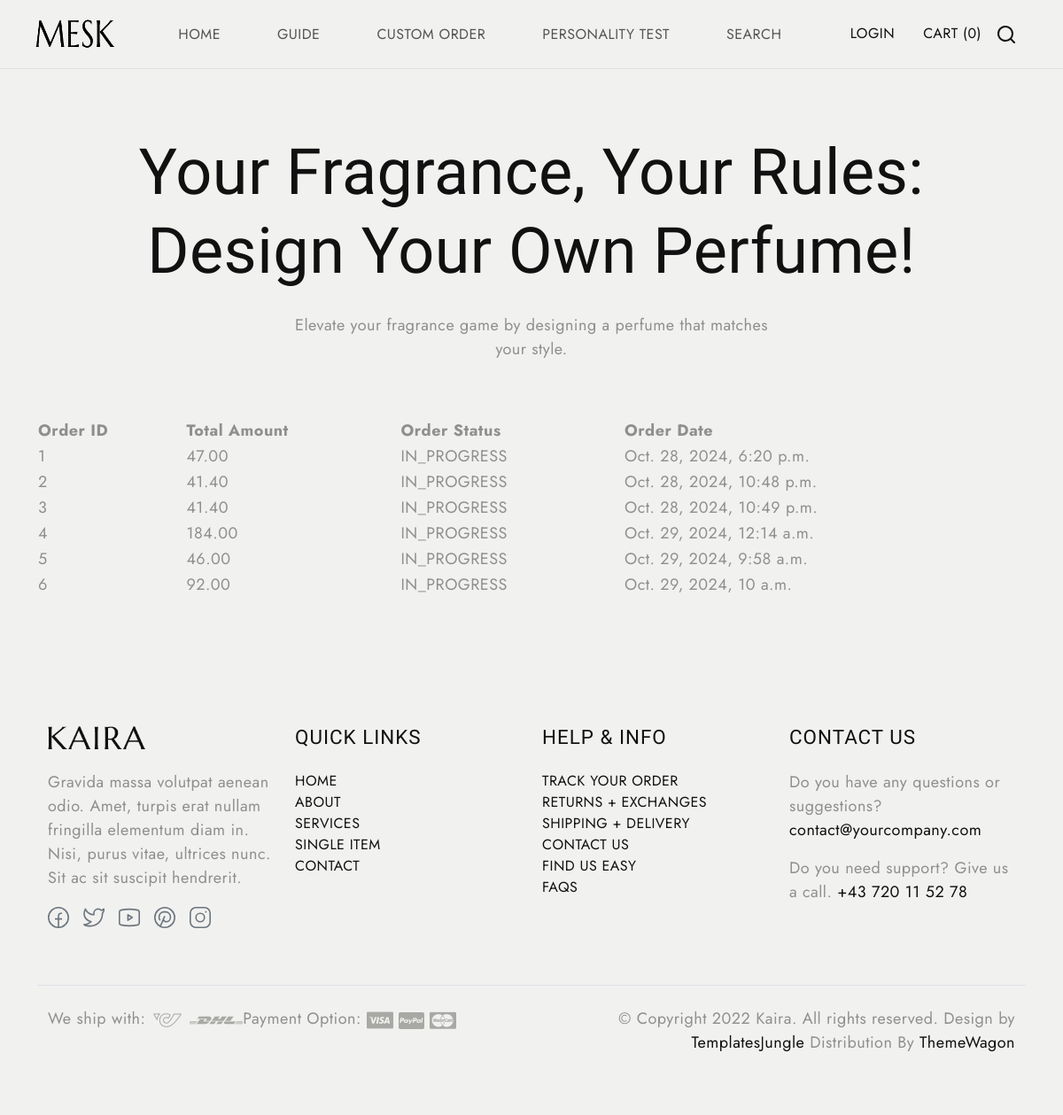
The app's page /commande_perso/custom-orders/ with its own data.
### commande_perso/models.py (models this page shows, shortened)
class CustomOrder(models.Model):
    STATUS_CHOICES = [
        ('IN_PROGRESS', 'In Progress'),
        ('COMPLETED', 'Completed'),
        ('CANCELLED', 'Cancelled'),
    ]
    client = models.ForeignKey(settings.AUTH_USER_MODEL, on_delete=models.CASCADE, null=True)  # Rendre le champ nullable
    total_amount = models.DecimalField(max_digits=10, decimal_places=2, null=True)  # Rendre le champ nullable
    order_date = models.DateTimeField(default=timezone.now)  # Valeur par défaut ajoutée
    order_status = models.CharField(max_length=20, choices=STATUS_CHOICES, default='IN_PROGRESS')  # Valeur par défaut
    base_notes = models.CharField(max_length=100, blank=True, null=True)  # Ajout du champ base_notes
    middle_notes = models.CharField(max_length=50, blank=True, null=True)  # Notes de cœur, rendues optionnelles
    top_notes = models.CharField(max_length=50, blank=True, null=True)  # Notes de tête, rendues optionnelles
    fragrance_strength = models.CharField(max_length=50, blank=True, null=True)  # Force du parfum, rendue optionnelle
    number_of_bottles = models.PositiveIntegerField(default=1)  # Nombre de bouteilles
    engraving_text = models.CharField(max_length=100, blank=True, null=True)  # Texte d'engravement
    fragrance_choice = models.CharField(max_length=100, blank=True, null=True)  # Choix de la fragrance
    additional_notes = models.TextField(blank=True, null=True)  # Notes supplémentaires
    customization_options = models.ManyToManyField(CustomizationOption)

### commande_perso/views.py (the view)
# urls.py: path('custom-orders/', views.custom_order_list, name='custom_order_list'),
def custom_order_list(request):
    orders = CustomOrder.objects.all()
    return render(request, 'custom_order_list.html', {'orders': orders})

### commande_perso/templates/custom_order_list.html (shortened to what this page needs)
{% load static %}
<!DOCTYPE html>
<html lang="en">
<head>
  <link href="https://cdn.jsdelivr.net/npm/bootstrap@5.3.0-alpha3/dist/css/bootstrap.min.css" rel="stylesheet"
>
  <link rel="stylesheet" type="text/css" href="{% static 'css/vendor.css' %}">
  <link rel="stylesheet" href="https://cdn.jsdelivr.net/npm/swiper@9/swiper-bundle.min.css" />
  <link rel="stylesheet" type="text/css" href="{% static 'style.css' %}">
</head>
<body class="homepage">
  <nav class="navbar navbar-expand-lg bg-light text-uppercase fs-6 p-3 border-bottom align-items-center">
    <div class="container-fluid">
      <div class="row justify-content-between align-items-center w-100">
        <div class="col-auto">
          <a class="navbar-brand text-white" href="index.html">
            <img src="{% static 'APP1/images/MESK.png' %}"  alt="Brand Logo" width="112" height="45" />
        </a>
        </div>
        <div class="col-auto">
          <div class="offcanvas offcanvas-end" tabindex="-1" id="offcanvasNavbar"
            aria-labelledby="offcanvasNavbarLabel">
            <div class="offcanvas-body">
              <ul class="navbar-nav justify-content-end flex-grow-1 gap-1 gap-md-5 pe-3">
                <li class="nav-item">
                  <a class="nav-link" href="/">home</a>
              </li>
                <li class="nav-item">
                  <a class="nav-link" href="/commande_perso/guide/">guide</a>
              </li>
                <li class="nav-item">
                  <a class="nav-link" href="/commande_perso/custom-orders/new/">Custom Order</a>
              </li>
                  <li class="nav-item">
                  <a class="nav-link" href="personality-test" >Personality Test</a>
                </li>
                <li class="nav-item">
                  <a class="nav-link"  href="#target-section">Search</a>
                </li>
              </ul>
            </div>
          </div>
        </div>
        <div class="col-3 col-lg-auto">
          <ul class="list-unstyled d-flex m-0">
            <li class="d-none d-lg-block">
              {% if user.is_authenticated %}
                  <a href="{% url 'log_out' %}" class="text-uppercase mx-3">Logout</a>
              {% else %}
                  <a href="{% url 'sing_in' %}" class="text-uppercase mx-3">Login</a>
              {% endif %}
          </li>
          <li class="d-none d-lg-block">
            <a href="/cart/" class="text-uppercase mx-3">Cart <span class="cart-count">(0)</span></a>
        </li>
            <li class="search-box" class="mx-2">
              <a href="#search" class="search-button">
                <svg width="24" height="24" viewBox="0 0 24 24">
                  <use xlink:href="#search"></use>
                </svg>
              </a>
            </li>
          </ul>
        </div>
      </div>
    </div>
  </nav>
  <section id="perfume-billboard" class="bg-light py-5">
    <div class="container">
      <div class="row justify-content-center">
        <h1 class="section-title text-center mt-4">
            Your Fragrance, Your Rules:<br>
            Design Your Own Perfume!
        </h1>        <div class="col-md-6 text-center">
            <p>Elevate your fragrance game by designing a perfume that matches your style.</p>
        </div>
    </div>
<section class="collection bg-light position-relative py-5">
    <div class="container">
      <div class="row">
        <div class="title-xlarge text-uppercase txt-fx domino">Custom Orders List</div>
        <table>
            <thead>
                <tr>
                    <th>Order ID</th>
                    <th>Total Amount</th>
                    <th>Order Status</th>
                    <th>Order Date</th>
                </tr>
            </thead>
            <tbody>
                {% for order in orders %}
                <tr>
                    <td>{{ order.id }}</td>
                    <td>{{ order.total_amount }}</td>
                    <td>{{ order.order_status }}</td>
                    <td>{{ order.order_date }}</td>
                </tr>
                {% empty %}
                <tr>
                    <td colspan="4">No orders found.</td>
                </tr>
                {% endfor %}
            </tbody>
        </table>
      </div>
      </div>
</section>
  <footer id="footer" class="mt-5">
    <div class="container">
      <div class="row d-flex flex-wrap justify-content-between py-5">
        <div class="col-md-3 col-sm-6">
          <div class="footer-menu footer-menu-001">
            <div class="footer-intro mb-4">
              <a href="index.html">
                <img src="{% static 'APP1/images/main-logo.png' %}" alt="logo">
              </a>
            </div>
            <p>Gravida massa volutpat aenean odio. Amet, turpis erat nullam fringilla elementum diam in. Nisi, purus
              vitae, ultrices nunc. Sit ac sit suscipit hendrerit.</p>
            <div class="social-links">
              <ul class="list-unstyled d-flex flex-wrap gap-3">
                <li>
                  <a href="#" class="text-secondary">
                    <svg width="24" height="24" viewBox="0 0 24 24">
                      <use xlink:href="#facebook"></use>
                    </svg>
                  </a>
                </li>
                <li>
                  <a href="#" class="text-secondary">
                    <svg width="24" height="24" viewBox="0 0 24 24">
                      <use xlink:href="#twitter"></use>
                    </svg>
                  </a>
                </li>
                <li>
                  <a href="#" class="text-secondary">
                    <svg width="24" height="24" viewBox="0 0 24 24">
                      <use xlink:href="#youtube"></use>
                    </svg>
                  </a>
                </li>
                <li>
                  <a href="#" class="text-secondary">
                    <svg width="24" height="24" viewBox="0 0 24 24">
                      <use xlink:href="#pinterest"></use>
                    </svg>
                  </a>
                </li>
                <li>
                  <a href="#" class="text-secondary">
                    <svg width="24" height="24" viewBox="0 0 24 24">
                      <use xlink:href="#instagram"></use>
                    </svg>
                  </a>
                </li>
              </ul>
            </div>
          </div>
        </div>
        <div class="col-md-3 col-sm-6">
          <div class="footer-menu footer-menu-002">
            <h5 class="widget-title text-uppercase mb-4">Quick Links</h5>
            <ul class="menu-list list-unstyled text-uppercase border-animation-left fs-6">
              <li class="menu-item">
                <a href="index.html" class="item-anchor">Home</a>
              </li>
              <li class="menu-item">
                <a href="index.html" class="item-anchor">About</a>
              </li>
              <li class="menu-item">
                <a href="blog.html" class="item-anchor">Services</a>
              </li>
              <li class="menu-item">
                <a href="styles.html" class="item-anchor">Single item</a>
              </li>
              <li class="menu-item">
                <a href="#" class="item-anchor">Contact</a>
              </li>
            </ul>
          </div>
        </div>
        <div class="col-md-3 col-sm-6">
          <div class="footer-menu footer-menu-003">
            <h5 class="widget-title text-uppercase mb-4">Help & Info</h5>
            <ul class="menu-list list-unstyled text-uppercase border-animation-left fs-6">
              <li class="menu-item">
                <a href="#" class="item-anchor">Track Your Order</a>
              </li>
              <li class="menu-item">
                <a href="#" class="item-anchor">Returns + Exchanges</a>
              </li>
              <li class="menu-item">
                <a href="#" class="item-anchor">Shipping + Delivery</a>
              </li>
              <li class="menu-item">
                <a href="#" class="item-anchor">Contact Us</a>
              </li>
              <li class="menu-item">
                <a href="#" class="item-anchor">Find us easy</a>
              </li>
              <li class="menu-item">
                <a href="index.html" class="item-anchor">Faqs</a>
              </li>
            </ul>
          </div>
        </div>
        <div class="col-md-3 col-sm-6">
          <div class="footer-menu footer-menu-004 border-animation-left">
            <h5 class="widget-title text-uppercase mb-4">Contact Us</h5>
            <p>Do you have any questions or suggestions? <a href="mailto:contact@yourcompany.com"
                class="item-anchor">contact@yourcompany.com</a></p>
            <p>Do you need support? Give us a call. <a href="tel:+43 720 11 52 78" class="item-anchor">+43 720 11 52
                78</a>
            </p>
          </div>
        </div>
      </div>
    </div>
    <div class="border-top py-4">
      <div class="container">
        <div class="row">
          <div class="col-md-6 d-flex flex-wrap">
            <div class="shipping">
              <span>We ship with:</span>
              <img src="{% static 'APP1/images/arct-icon.png' %}" alt="icon">
              <img src="{% static 'APP1/images/dhl-logo.png' %}" alt="icon">
            </div>
            <div class="payment-option">
              <span>Payment Option:</span>
              <img src="{% static 'APP1/images/visa-card.png' %}" alt="card">
              <img src="{% static 'APP1/images/paypal-card.png' %}" alt="card">
              <img src="{% static 'APP1/images/master-card.png' %}" alt="card">
            </div>
          </div>
          <div class="col-md-6 text-end">
            <p>© Copyright 2022 Kaira. All rights reserved. Design by <a href="https://templatesjungle.com"
                target="_blank">TemplatesJungle</a> Distribution By <a href="https://themewagon.com"
              target="blank">ThemeWagon</a></p>
          </div>
        </div>
      </div>
    </div>
  </footer>
</body>
</html>

### perfumes/static/style.css (style rules this page uses)
body { --heading-font: "Marcellus", Roboto, sans-serif; --heading-font-weight: 400; --heading-color: #111; --heading-line-height: 1.24; --swiper-theme-color: #8C907E; --bs-body-font-family: "Jost", Roboto, sans-serif; --bs-body-font-size: 18px; --bs-body-font-weight: 400; --bs-body-line-height: 1.5; --bs-body-color: #8f8f8f; --bs-body-color-rgb: 143, 143, 143; --bs-primary: #8C907E; --bs-secondary: #6c757d; --bs-black: #111; --bs-light: #F1F1F0; --bs-dark: #212529; --bs-gray: #9aa1a7; --bs-gray-dark: #51565b; --bs-primary-rgb: 140, 144, 126; --bs-secondary-rgb: 108, 117, 125; --bs-black-rgb: 17, 17, 17; --bs-light-rgb: 241, 241, 240; --bs-dark-rgb: 33, 37, 41; --bs-link-color: #111; --bs-link-color-rgb: 17, 17, 17; --bs-link-decoration: underline; --bs-link-hover-color: #111; --bs-link-hover-color-rgb: 17, 17, 17; }
body { letter-spacing: 0.03rem; }
h1, .h1, h2, .h2, h3, .h3, h4, .h4, h5, .h5, h6, .h6 { font-family: var(--heading-font); font-weight: var(--heading-font-weight); color: var(--heading-color); line-height: var(--heading-line-height); }
h1, h2, h3 { margin: 25px 0; }
h5, h6 { letter-spacing: 1px; }
h1, .h1 { font-size: 4.5rem; }
h5, .h5 { font-size: 1.4rem; }
a { text-decoration: none; }
.container-fluid { max-width: 1800px; }
.text-white { --heading-color: var(--bs-light); --bs-breadcrumb-item-active-color: var(--bs-light); --bs-breadcrumb-divider-color: var(--bs-light); --bs-link-color-rgb: var(--bs-light-rgb); --bs-link-hover-color-rgb: var(--bs-light-rgb); }
.txt-fx { overflow: hidden; line-height: 1; }
.txt-fx { --delay: 50ms; --easing: cubic-bezier(.5, 0, .53, 1); }
.border-animation-left .item-anchor { position: relative; margin-bottom: 20px; }
.border-animation-left .item-anchor:after { content: ""; position: absolute; width: 0; height: 1px; left: 0; bottom: 0; z-index: 9; background: var(--bs-dark); transition: all 0.5s ease; }
.border-animation-left.light-border .item-anchor:after, .border-animation-left .item-anchor:after { background: var(--bs-dark); }
.title-xlarge { font-size: calc(2rem + 10vw); font-family: var(--heading-font); color: var(--bs-gray-300); position: absolute; top: -40px; left: 0; z-index: 0; }

### records on screen
CustomOrder: id "1", total_amount "47.00", order_status "IN_PROGRESS", order_date "Oct. 28, 2024, 6:20 p.m."
CustomOrder: id "2", total_amount "41.40", order_status "IN_PROGRESS", order_date "Oct. 28, 2024, 10:48 p.m."
CustomOrder: id "3", total_amount "41.40", order_status "IN_PROGRESS", order_date "Oct. 28, 2024, 10:49 p.m."
CustomOrder: id "4", total_amount "184.00", order_status "IN_PROGRESS", order_date "Oct. 29, 2024, 12:14 a.m."
CustomOrder: id "5", total_amount "46.00", order_status "IN_PROGRESS", order_date "Oct. 29, 2024, 9:58 a.m."
CustomOrder: id "6", total_amount "92.00", order_status "IN_PROGRESS", order_date "Oct. 29, 2024, 10 a.m."
